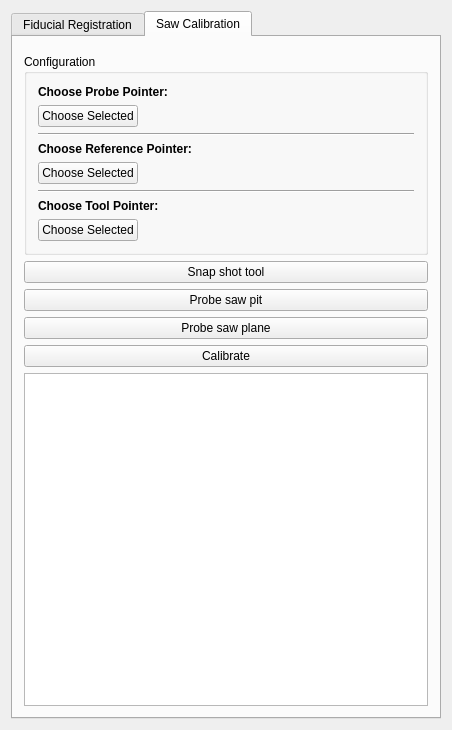
<?xml version="1.0" encoding="UTF-8"?>
<ui version="4.0">
 <class>IGTFiducialRegistrationControls</class>
 <widget class="QWidget" name="IGTFiducialRegistrationControls">
  <property name="geometry">
   <rect>
    <x>0</x>
    <y>0</y>
    <width>452</width>
    <height>730</height>
   </rect>
  </property>
  <property name="minimumSize">
   <size>
    <width>0</width>
    <height>0</height>
   </size>
  </property>
  <property name="windowTitle">
   <string>QmitkTemplate</string>
  </property>
  <layout class="QVBoxLayout" name="verticalLayout_2">
   <item>
    <widget class="QTabWidget" name="tabWidget">
     <property name="currentIndex">
      <number>1</number>
     </property>
     <widget class="QWidget" name="tab">
      <attribute name="title">
       <string>Fiducial Registration</string>
      </attribute>
      <layout class="QVBoxLayout" name="verticalLayout">
       <item>
        <widget class="QGroupBox" name="groupBox">
         <property name="title">
          <string>Configuration</string>
         </property>
         <layout class="QGridLayout" name="gridLayout">
          <item row="0" column="0">
           <widget class="QLabel" name="label">
            <property name="text">
             <string>&lt;html&gt;&lt;head/&gt;&lt;body&gt;&lt;p&gt;&lt;span style=&quot; font-weight:600;&quot;&gt;Choose Tracking Pointer:&lt;/span&gt;&lt;/p&gt;&lt;/body&gt;&lt;/html&gt;</string>
            </property>
           </widget>
          </item>
          <item row="1" column="0">
           <widget class="QmitkNavigationDataSourceSelectionWidget" name="m_TrackingDeviceSelectionWidget" native="true"/>
          </item>
          <item row="2" column="0">
           <layout class="QHBoxLayout" name="horizontalLayout">
            <item>
             <widget class="QPushButton" name="m_ChooseSelectedPointer">
              <property name="text">
               <string>Choose Selected</string>
              </property>
             </widget>
            </item>
            <item>
             <spacer name="horizontalSpacer_2">
              <property name="orientation">
               <enum>Qt::Horizontal</enum>
              </property>
              <property name="sizeHint" stdset="0">
               <size>
                <width>40</width>
                <height>20</height>
               </size>
              </property>
             </spacer>
            </item>
            <item>
             <widget class="QLabel" name="m_PointerLabel">
              <property name="text">
               <string>&lt;none&gt;</string>
              </property>
             </widget>
            </item>
           </layout>
          </item>
          <item row="3" column="0">
           <widget class="Line" name="line">
            <property name="orientation">
             <enum>Qt::Horizontal</enum>
            </property>
           </widget>
          </item>
          <item row="4" column="0">
           <widget class="QLabel" name="label_2">
            <property name="text">
             <string>&lt;html&gt;&lt;head/&gt;&lt;body&gt;&lt;p&gt;&lt;span style=&quot; font-weight:600;&quot;&gt;Choose Image or Surface:&lt;/span&gt;&lt;/p&gt;&lt;/body&gt;&lt;/html&gt;</string>
            </property>
           </widget>
          </item>
          <item row="5" column="0">
           <widget class="QmitkDataStorageComboBox" name="m_DataStorageComboBox"/>
          </item>
          <item row="6" column="0">
           <layout class="QHBoxLayout" name="horizontalLayout_2">
            <item>
             <widget class="QPushButton" name="m_ChooseSelectedImage">
              <property name="text">
               <string>Choose Selected</string>
              </property>
             </widget>
            </item>
            <item>
             <spacer name="horizontalSpacer">
              <property name="orientation">
               <enum>Qt::Horizontal</enum>
              </property>
              <property name="sizeHint" stdset="0">
               <size>
                <width>40</width>
                <height>20</height>
               </size>
              </property>
             </spacer>
            </item>
            <item>
             <widget class="QLabel" name="m_ImageLabel">
              <property name="text">
               <string>&lt;none&gt;</string>
              </property>
             </widget>
            </item>
           </layout>
          </item>
         </layout>
        </widget>
       </item>
       <item>
        <widget class="QGroupBox" name="groupBox_2">
         <property name="title">
          <string>Point Based Registration</string>
         </property>
         <layout class="QGridLayout" name="gridLayout_2">
          <item row="0" column="0">
           <widget class="QmitkFiducialRegistrationWidget" name="m_FiducialRegistrationWidget">
            <property name="maximumSize">
             <size>
              <width>16777215</width>
              <height>900</height>
             </size>
            </property>
           </widget>
          </item>
         </layout>
        </widget>
       </item>
      </layout>
     </widget>
     <widget class="QWidget" name="tab_2">
      <attribute name="title">
       <string>Saw Calibration</string>
      </attribute>
      <layout class="QVBoxLayout" name="verticalLayout_4">
       <item>
        <widget class="QmitkNavigationDataSourceSelectionWidget" name="m_TrackingDeviceSelectionWidget_sawcalib" native="true"/>
       </item>
       <item>
        <widget class="QGroupBox" name="groupBox_3">
         <property name="title">
          <string>Configuration</string>
         </property>
         <layout class="QVBoxLayout" name="verticalLayout_3">
          <item>
           <widget class="QLabel" name="label_3">
            <property name="text">
             <string>&lt;html&gt;&lt;head/&gt;&lt;body&gt;&lt;p&gt;&lt;span style=&quot; font-weight:600;&quot;&gt;Choose Probe Pointer:&lt;/span&gt;&lt;/p&gt;&lt;/body&gt;&lt;/html&gt;</string>
            </property>
           </widget>
          </item>
          <item>
           <layout class="QHBoxLayout" name="horizontalLayout_3">
            <item>
             <widget class="QPushButton" name="m_ChooseSelectedPointer_probe">
              <property name="text">
               <string>Choose Selected</string>
              </property>
             </widget>
            </item>
            <item>
             <spacer name="horizontalSpacer_3">
              <property name="orientation">
               <enum>Qt::Horizontal</enum>
              </property>
              <property name="sizeHint" stdset="0">
               <size>
                <width>40</width>
                <height>20</height>
               </size>
              </property>
             </spacer>
            </item>
            <item>
             <widget class="QLabel" name="m_PointerLabel_probe">
              <property name="text">
               <string>&lt;none&gt;</string>
              </property>
             </widget>
            </item>
           </layout>
          </item>
          <item>
           <widget class="Line" name="line_2">
            <property name="orientation">
             <enum>Qt::Horizontal</enum>
            </property>
           </widget>
          </item>
          <item>
           <widget class="QLabel" name="label_4">
            <property name="text">
             <string>&lt;html&gt;&lt;head/&gt;&lt;body&gt;&lt;p&gt;&lt;span style=&quot; font-weight:600;&quot;&gt;Choose Reference Pointer:&lt;/span&gt;&lt;/p&gt;&lt;/body&gt;&lt;/html&gt;</string>
            </property>
           </widget>
          </item>
          <item>
           <layout class="QHBoxLayout" name="horizontalLayout_4">
            <item>
             <widget class="QPushButton" name="m_ChooseSelectedPointer_reference">
              <property name="text">
               <string>Choose Selected</string>
              </property>
             </widget>
            </item>
            <item>
             <spacer name="horizontalSpacer_4">
              <property name="orientation">
               <enum>Qt::Horizontal</enum>
              </property>
              <property name="sizeHint" stdset="0">
               <size>
                <width>40</width>
                <height>20</height>
               </size>
              </property>
             </spacer>
            </item>
            <item>
             <widget class="QLabel" name="m_PointerLabel_reference">
              <property name="text">
               <string>&lt;none&gt;</string>
              </property>
             </widget>
            </item>
           </layout>
          </item>
          <item>
           <widget class="Line" name="line_3">
            <property name="orientation">
             <enum>Qt::Horizontal</enum>
            </property>
           </widget>
          </item>
          <item>
           <widget class="QLabel" name="label_5">
            <property name="text">
             <string>&lt;html&gt;&lt;head/&gt;&lt;body&gt;&lt;p&gt;&lt;span style=&quot; font-weight:600;&quot;&gt;Choose Tool Pointer:&lt;/span&gt;&lt;/p&gt;&lt;/body&gt;&lt;/html&gt;</string>
            </property>
           </widget>
          </item>
          <item>
           <layout class="QHBoxLayout" name="horizontalLayout_5">
            <item>
             <widget class="QPushButton" name="m_ChooseSelectedPointer_tool">
              <property name="text">
               <string>Choose Selected</string>
              </property>
             </widget>
            </item>
            <item>
             <spacer name="horizontalSpacer_5">
              <property name="orientation">
               <enum>Qt::Horizontal</enum>
              </property>
              <property name="sizeHint" stdset="0">
               <size>
                <width>40</width>
                <height>20</height>
               </size>
              </property>
             </spacer>
            </item>
            <item>
             <widget class="QLabel" name="m_PointerLabel_tool">
              <property name="text">
               <string>&lt;none&gt;</string>
              </property>
             </widget>
            </item>
           </layout>
          </item>
         </layout>
        </widget>
       </item>
       <item>
        <widget class="QPushButton" name="pushButton_snapshotTool">
         <property name="text">
          <string>Snap shot tool</string>
         </property>
        </widget>
       </item>
       <item>
        <widget class="QPushButton" name="pushButton_probeSawPit">
         <property name="text">
          <string>Probe saw pit</string>
         </property>
        </widget>
       </item>
       <item>
        <widget class="QPushButton" name="pushButton_probeSawPlane">
         <property name="text">
          <string>Probe saw plane</string>
         </property>
        </widget>
       </item>
       <item>
        <widget class="QPushButton" name="pushButton_calibarate">
         <property name="text">
          <string>Calibrate</string>
         </property>
        </widget>
       </item>
       <item>
        <widget class="QTextBrowser" name="textBrowser_sawCalibRes"/>
       </item>
      </layout>
     </widget>
    </widget>
   </item>
  </layout>
 </widget>
 <layoutdefault spacing="6" margin="11"/>
 <customwidgets>
  <customwidget>
   <class>QmitkNavigationDataSourceSelectionWidget</class>
   <extends>QWidget</extends>
   <header>QmitkNavigationDataSourceSelectionWidget.h</header>
   <container>1</container>
  </customwidget>
  <customwidget>
   <class>QmitkFiducialRegistrationWidget</class>
   <extends>QTextBrowser</extends>
   <header>QmitkFiducialRegistrationWidget.h</header>
  </customwidget>
  <customwidget>
   <class>QmitkDataStorageComboBox</class>
   <extends>QComboBox</extends>
   <header>QmitkDataStorageComboBox.h</header>
   <container>1</container>
  </customwidget>
 </customwidgets>
 <resources>
  <include location="../../../../Modules/USUI/resources/USUI.qrc"/>
 </resources>
 <connections/>
</ui>
